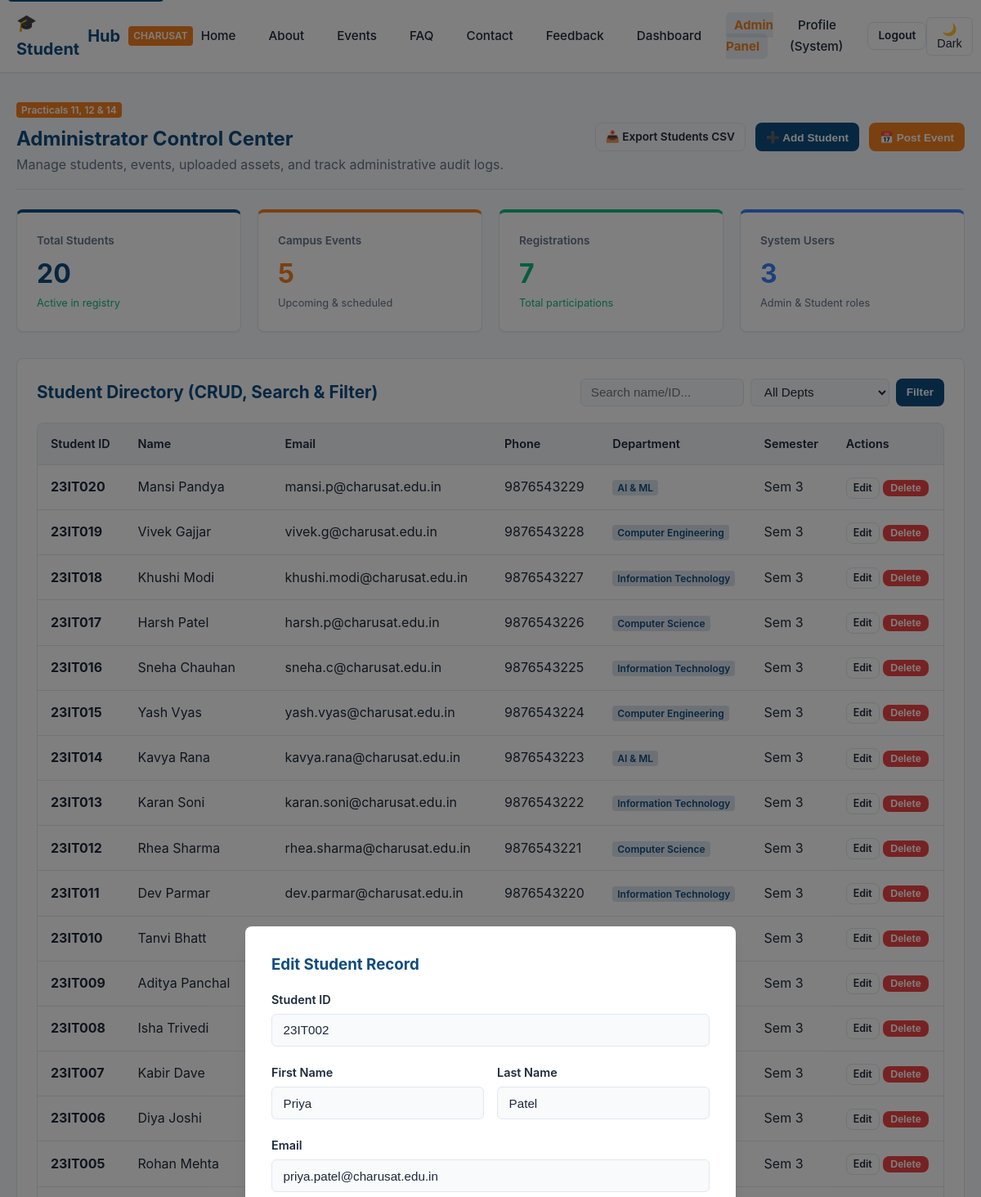
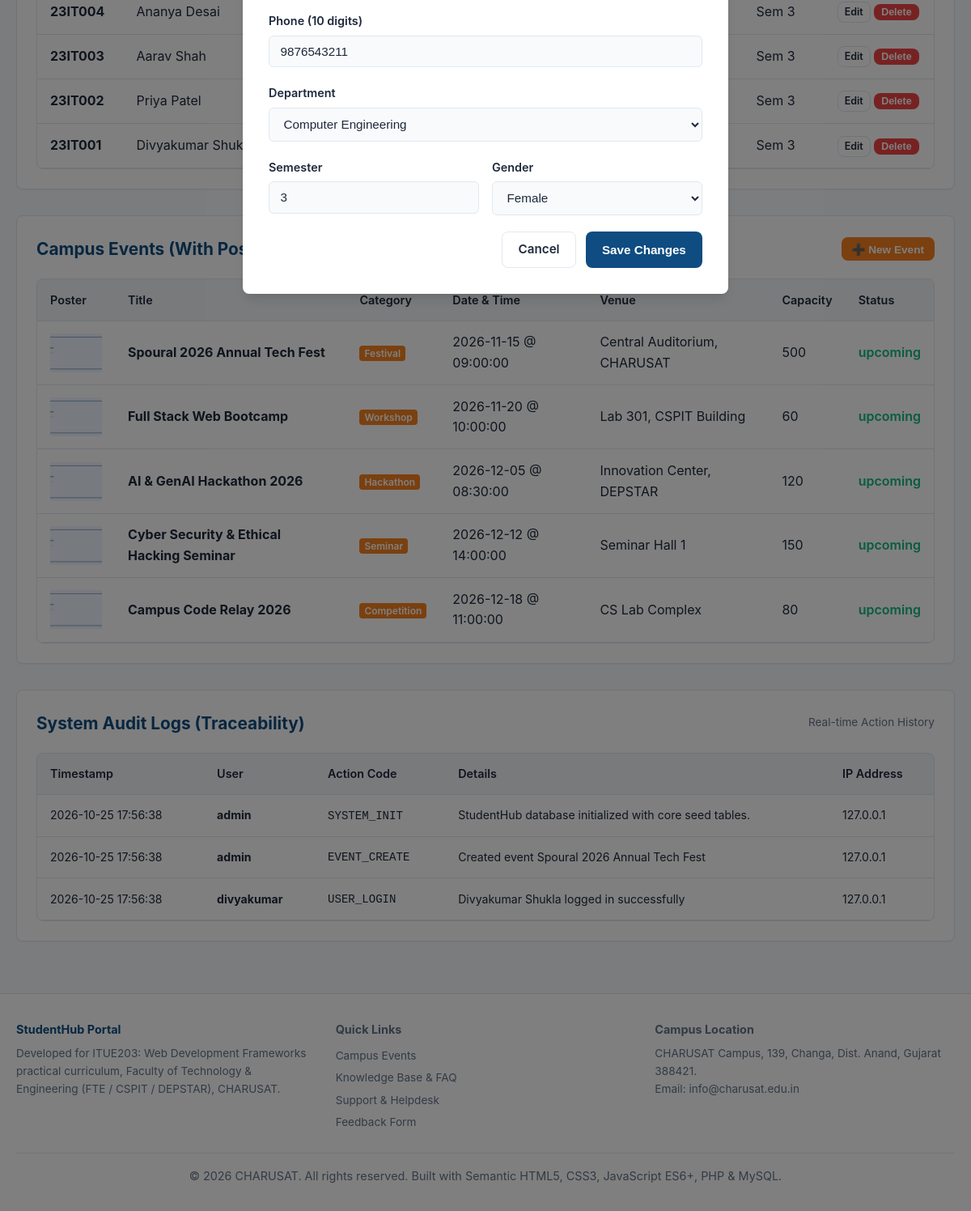
/admin.php?edit_student=2 (signed in), run on the app's committed database (2 pictures, top to bottom).
### tables this page shows
CREATE TABLE `students` (
  `id` INT AUTO_INCREMENT PRIMARY KEY,
  `user_id` INT NULL,
  `student_id` VARCHAR(20) NOT NULL UNIQUE,
  `first_name` VARCHAR(50) NOT NULL,
  `last_name` VARCHAR(50) NOT NULL,
  `email` VARCHAR(100) NOT NULL UNIQUE,
  `phone` VARCHAR(15) NOT NULL,
  `department` VARCHAR(50) NOT NULL,
  `semester` INT NOT NULL DEFAULT 3,
  `gender` ENUM('Male', 'Female', 'Other') NOT NULL,
  `status` ENUM('active', 'inactive', 'deleted') NOT NULL DEFAULT 'active',
  `created_at` TIMESTAMP DEFAULT CURRENT_TIMESTAMP,
  `updated_at` TIMESTAMP DEFAULT CURRENT_TIMESTAMP ON UPDATE CURRENT_TIMESTAMP,
  CONSTRAINT `fk_students_user` FOREIGN KEY (`user_id`) REFERENCES `users` (`id`) ON DELETE SET NULL
);

CREATE TABLE `events` (
  `id` INT AUTO_INCREMENT PRIMARY KEY,
  `title` VARCHAR(150) NOT NULL,
  `category` VARCHAR(50) NOT NULL,
  `description` TEXT NOT NULL,
  `event_date` DATE NOT NULL,
  `event_time` TIME NOT NULL,
  `venue` VARCHAR(100) NOT NULL,
  `poster_image` VARCHAR(255) DEFAULT 'default_event.jpg',
  `capacity` INT NOT NULL DEFAULT 100,
  `status` ENUM('upcoming', 'completed', 'cancelled') NOT NULL DEFAULT 'upcoming',
  `created_by` INT NULL,
  `created_at` TIMESTAMP DEFAULT CURRENT_TIMESTAMP,
  `updated_at` TIMESTAMP DEFAULT CURRENT_TIMESTAMP ON UPDATE CURRENT_TIMESTAMP,
  CONSTRAINT `fk_events_created_by` FOREIGN KEY (`created_by`) REFERENCES `users` (`id`) ON DELETE SET NULL
);

CREATE TABLE `audit_logs` (
  `id` INT AUTO_INCREMENT PRIMARY KEY,
  `user_id` INT NULL,
  `action` VARCHAR(100) NOT NULL,
  `details` TEXT NULL,
  `ip_address` VARCHAR(45) NULL,
  `created_at` TIMESTAMP DEFAULT CURRENT_TIMESTAMP,
  CONSTRAINT `fk_audit_user` FOREIGN KEY (`user_id`) REFERENCES `users` (`id`) ON DELETE SET NULL
);

CREATE TABLE `users` (
  `id` INT AUTO_INCREMENT PRIMARY KEY,
  `username` VARCHAR(50) NOT NULL UNIQUE,
  `email` VARCHAR(100) NOT NULL UNIQUE,
  `password` VARCHAR(255) NOT NULL,
  `role` ENUM('admin', 'student') NOT NULL DEFAULT 'student',
  `full_name` VARCHAR(100) NOT NULL,
  `status` ENUM('active', 'inactive') NOT NULL DEFAULT 'active',
  `last_login` DATETIME NULL,
  `created_at` TIMESTAMP DEFAULT CURRENT_TIMESTAMP,
  `updated_at` TIMESTAMP DEFAULT CURRENT_TIMESTAMP ON UPDATE CURRENT_TIMESTAMP
);

### includes/db.php (called while the page is built, shortened)
<?php
if (class_exists('mysqli')) {
    $conn = @new mysqli(DB_HOST, DB_USER, DB_PASS, DB_NAME, DB_PORT);
    if ($conn->connect_error) {
        error_log("StudentHub DB Connection Error: " . $conn->connect_error);
    } else {
        $db_connected = true;
    }
} else {
    error_log('StudentHub requires the PHP mysqli extension. Enable mysqli in php.ini.');
}
?>

### admin.php (the view, shortened to what this page needs)
<?php
require_once __DIR__ . '/includes/db.php';
$stats = ['students' => 20, 'events' => 5, 'registrations' => 7, 'users' => 3];
$student_list = [];
$event_list = [];
$audit_list = [];
if ($db_connected) {
    $res = $conn->query("SELECT COUNT(*) AS c FROM students WHERE status != 'deleted'");
    if ($res) $stats['students'] = $res->fetch_assoc()['c'];
    $res = $conn->query("SELECT COUNT(*) AS c FROM events");
    if ($res) $stats['events'] = $res->fetch_assoc()['c'];
    $res = $conn->query("SELECT COUNT(*) AS c FROM registrations");
    if ($res) $stats['registrations'] = $res->fetch_assoc()['c'];
    $res = $conn->query("SELECT COUNT(*) AS c FROM users");
    if ($res) $stats['users'] = $res->fetch_assoc()['c'];
    $sql = "SELECT * FROM students WHERE status != 'deleted'";
    $sql .= " ORDER BY id DESC LIMIT 50";
    $st_stmt = $conn->prepare($sql);
    $st_stmt->execute();
    $student_list = $st_stmt->get_result()->fetch_all(MYSQLI_ASSOC);
    $ev_res = $conn->query("SELECT * FROM events ORDER BY event_date ASC");
    if ($ev_res) $event_list = $ev_res->fetch_all(MYSQLI_ASSOC);
    $aud_res = $conn->query("SELECT a.*, u.username FROM audit_logs a LEFT JOIN users u ON a.user_id = u.id ORDER BY a.created_at DESC LIMIT 15");
    if ($aud_res) $audit_list = $aud_res->fetch_all(MYSQLI_ASSOC);
}
$edit_student = null;
if (isset($_GET['edit_student']) && $db_connected) {
    $edit_id = (int)$_GET['edit_student'];
    $edit_stmt = $conn->prepare("SELECT * FROM students WHERE id = ? AND status != 'deleted'");
    $edit_stmt->bind_param('i', $edit_id);
    $edit_stmt->execute();
    $edit_student = $edit_stmt->get_result()->fetch_assoc();
}
require_once __DIR__ . '/includes/header.php';
?>
<section style="margin-bottom: 2rem;">
  <div style="display: flex; justify-content: space-between; align-items: center; flex-wrap: wrap; gap: 1rem; margin-bottom: 1.5rem; border-bottom: 1px solid var(--border-color); padding-bottom: 1rem;">
    <div>
      <span class="brand-badge" style="background: var(--secondary-color);">Practicals 11, 12 & 14</span>
      <h1 style="color: var(--primary-color); margin-top: 0.25rem;">Administrator Control Center</h1>
      <p style="color: var(--text-muted);">Manage students, events, uploaded assets, and track administrative audit logs.</p>
    </div>
    <div style="display: flex; gap: 0.75rem;">
      <a href="admin.php?action=export_students" class="btn btn-outline btn-sm">📥 Export Students CSV</a>
      <button class="btn btn-primary btn-sm" onclick="openModal('addStudentModal')">➕ Add Student</button>
      <button class="btn btn-secondary btn-sm" onclick="openModal('addEventModal')">📅 Post Event</button>
    </div>
  </div>
  <div style="display: grid; grid-template-columns: repeat(auto-fit, minmax(220px, 1fr)); gap: 1.25rem; margin-bottom: 2rem;">
    <div class="card" style="border-top: 4px solid var(--primary-color);">
      <div style="color: var(--text-muted); font-size: 0.85rem; font-weight: 600;">Total Students</div>
      <div style="font-size: 2rem; font-weight: 700; color: var(--primary-color); margin-top: 0.25rem;"><?php echo $stats['students']; ?></div>
      <div style="font-size: 0.8rem; color: var(--accent-color);">Active in registry</div>
    </div>
    <div class="card" style="border-top: 4px solid var(--secondary-color);">
      <div style="color: var(--text-muted); font-size: 0.85rem; font-weight: 600;">Campus Events</div>
      <div style="font-size: 2rem; font-weight: 700; color: var(--secondary-color); margin-top: 0.25rem;"><?php echo $stats['events']; ?></div>
      <div style="font-size: 0.8rem; color: var(--text-muted);">Upcoming & scheduled</div>
    </div>
    <div class="card" style="border-top: 4px solid var(--accent-color);">
      <div style="color: var(--text-muted); font-size: 0.85rem; font-weight: 600;">Registrations</div>
      <div style="font-size: 2rem; font-weight: 700; color: var(--accent-color); margin-top: 0.25rem;"><?php echo $stats['registrations']; ?></div>
      <div style="font-size: 0.8rem; color: var(--accent-color);">Total participations</div>
    </div>
    <div class="card" style="border-top: 4px solid var(--info-color);">
      <div style="color: var(--text-muted); font-size: 0.85rem; font-weight: 600;">System Users</div>
      <div style="font-size: 2rem; font-weight: 700; color: var(--info-color); margin-top: 0.25rem;"><?php echo $stats['users']; ?></div>
      <div style="font-size: 0.8rem; color: var(--text-muted);">Admin & Student roles</div>
    </div>
  </div>
  <div class="card" style="margin-bottom: 2rem;">
    <div style="display: flex; justify-content: space-between; align-items: center; flex-wrap: wrap; gap: 1rem; margin-bottom: 1.25rem;">
      <h2 style="font-size: 1.3rem; color: var(--primary-color);">Student Directory (CRUD, Search & Filter)</h2>
      <form method="GET" action="admin.php" style="display: flex; gap: 0.5rem; flex-wrap: wrap;">
        <input type="text" name="st_search" class="form-control" style="width: 200px; padding: 0.4rem 0.75rem;" placeholder="Search name/ID..." value="<?php echo htmlspecialchars($_GET['st_search'] ?? ''); ?>">
        <select name="st_dept" class="form-control" style="width: 170px; padding: 0.4rem 0.75rem;">
          <option value="all">All Depts</option>
        </select>
        <button type="submit" class="btn btn-primary btn-sm">Filter</button>
      </form>
    </div>
    <div class="table-responsive">
      <table class="table">
        <thead>
          <tr>
            <th>Student ID</th>
            <th>Name</th>
            <th>Email</th>
            <th>Phone</th>
            <th>Department</th>
            <th>Semester</th>
            <th>Actions</th>
          </tr>
        </thead>
        <tbody>
          <?php if (empty($student_list)): ?>
            <tr><td colspan="7" style="text-align:center; color:var(--text-muted);">No student records found.</td></tr>
          <?php else: ?>
            <?php foreach ($student_list as $st): ?>
              <tr>
                <td><strong><?php echo htmlspecialchars($st['student_id']); ?></strong></td>
                <td><?php echo htmlspecialchars($st['first_name'] . ' ' . $st['last_name']); ?></td>
                <td><?php echo htmlspecialchars($st['email']); ?></td>
                <td><?php echo htmlspecialchars($st['phone']); ?></td>
                <td><span class="brand-badge" style="background: rgba(15,76,129,0.15); color: var(--primary-color);"><?php echo htmlspecialchars($st['department']); ?></span></td>
                <td>Sem <?php echo htmlspecialchars($st['semester']); ?></td>
                <td>
                  <a class="btn btn-outline btn-sm" style="padding:2px 8px;font-size:.78rem;" href="admin.php?edit_student=<?php echo (int)$st['id']; ?>">Edit</a>
                  <form method="POST" action="admin.php" onsubmit="return confirm('Confirm deleting student <?php echo htmlspecialchars($st['student_id']); ?>?');" style="display:inline;">
                    <button type="submit" class="btn btn-danger btn-sm" style="padding: 2px 8px; font-size: 0.78rem;">Delete</button>
                  </form>
                </td>
              </tr>
            <?php endforeach; ?>
          <?php endif; ?>
        </tbody>
      </table>
    </div>
  </div>
  <div class="card" style="margin-bottom: 2rem;">
    <div style="display: flex; justify-content: space-between; align-items: center; margin-bottom: 1.25rem;">
      <h2 style="font-size: 1.3rem; color: var(--primary-color);">Campus Events (With Poster Validation)</h2>
      <button class="btn btn-secondary btn-sm" onclick="openModal('addEventModal')">➕ New Event</button>
    </div>
    <div class="table-responsive">
      <table class="table">
        <thead>
          <tr>
            <th>Poster</th>
            <th>Title</th>
            <th>Category</th>
            <th>Date & Time</th>
            <th>Venue</th>
            <th>Capacity</th>
            <th>Status</th>
          </tr>
        </thead>
        <tbody>
          <?php foreach ($event_list as $ev): ?>
            <tr>
              <td>
                <div style="width: 64px; height: 48px; border-radius: 4px; background: #e2e8f0; display:flex; align-items:center; justify-content:center; overflow:hidden;">
                  <img src="<?php echo htmlspecialchars((!empty($ev['poster_image']) && file_exists(__DIR__ . '/assets/uploads/' . basename($ev['poster_image'])) ? 'assets/uploads/' . basename($ev['poster_image']) : 'assets/images/default_event.jpg')); ?>" alt="Event poster" style="width:100%;height:100%;object-fit:cover;" onerror="this.onerror=null;this.src='assets/images/default_event.jpg';">
                </div>
              </td>
              <td><strong><?php echo htmlspecialchars($ev['title']); ?></strong></td>
              <td><span class="brand-badge"><?php echo htmlspecialchars($ev['category']); ?></span></td>
              <td><?php echo htmlspecialchars($ev['event_date']); ?> @ <?php echo htmlspecialchars($ev['event_time']); ?></td>
              <td><?php echo htmlspecialchars($ev['venue']); ?></td>
              <td><?php echo htmlspecialchars($ev['capacity']); ?></td>
              <td><span style="color: var(--accent-color); font-weight:600;"><?php echo htmlspecialchars($ev['status']); ?></span></td>
            </tr>
          <?php endforeach; ?>
        </tbody>
      </table>
    </div>
  </div>
  <div class="card">
    <div style="display: flex; justify-content: space-between; align-items: center; margin-bottom: 1.25rem;">
      <h2 style="font-size: 1.3rem; color: var(--primary-color);">System Audit Logs (Traceability)</h2>
      <span style="font-size: 0.85rem; color: var(--text-muted);">Real-time Action History</span>
    </div>
    <div class="table-responsive">
      <table class="table" style="font-size: 0.88rem;">
        <thead>
          <tr>
            <th>Timestamp</th>
            <th>User</th>
            <th>Action Code</th>
            <th>Details</th>
            <th>IP Address</th>
          </tr>
        </thead>
        <tbody>
          <?php foreach ($audit_list as $log): ?>
            <tr>
              <td><?php echo htmlspecialchars($log['created_at']); ?></td>
              <td><strong><?php echo htmlspecialchars($log['username'] ?? 'System'); ?></strong></td>
              <td><code><?php echo htmlspecialchars($log['action']); ?></code></td>
              <td><?php echo htmlspecialchars($log['details']); ?></td>
              <td><?php echo htmlspecialchars($log['ip_address']); ?></td>
            </tr>
          <?php endforeach; ?>
        </tbody>
      </table>
    </div>
  </div>
</section>
<?php if ($edit_student): ?>
<div id="editStudentModal" class="modal-backdrop" style="display:flex;">
 <div class="modal-content" style="max-width:600px; max-height:90vh; overflow:auto;">
  <h3 style="color:var(--primary-color);margin-bottom:1rem;">Edit Student Record</h3>
  <form method="POST" action="admin.php">
   <div class="form-group"><label class="form-label">Student ID</label><input class="form-control" name="student_id" required value="<?php echo htmlspecialchars($edit_student['student_id']); ?>"></div>
   <div style="display:grid;grid-template-columns:1fr 1fr;gap:1rem;">
    <div class="form-group"><label class="form-label">First Name</label><input class="form-control" name="first_name" required value="<?php echo htmlspecialchars($edit_student['first_name']); ?>"></div>
    <div class="form-group"><label class="form-label">Last Name</label><input class="form-control" name="last_name" required value="<?php echo htmlspecialchars($edit_student['last_name']); ?>"></div>
   </div>
   <div class="form-group"><label class="form-label">Email</label><input type="email" class="form-control" name="email" required value="<?php echo htmlspecialchars($edit_student['email']); ?>"></div>
   <div class="form-group"><label class="form-label">Phone (10 digits)</label><input class="form-control" name="phone" required pattern="[0-9]{10}" value="<?php echo htmlspecialchars($edit_student['phone']); ?>"></div>
   <div class="form-group"><label class="form-label">Department</label><select class="form-control" name="department"><option>Computer Engineering</option></select></div>
   <div style="display:grid;grid-template-columns:1fr 1fr;gap:1rem;">
    <div class="form-group"><label class="form-label">Semester</label><input type="number" min="1" max="8" class="form-control" name="semester" required value="<?php echo (int)$edit_student['semester']; ?>"></div>
    <div class="form-group"><label class="form-label">Gender</label><select class="form-control" name="gender"><option <?php echo $edit_student['gender']==='Female'?'selected':''; ?>>Female</option></select></div>
   </div>
   <div style="display:flex;justify-content:flex-end;gap:.75rem;"><a class="btn btn-outline" href="admin.php">Cancel</a><button class="btn btn-primary" type="submit">Save Changes</button></div>
  </form>
 </div>
</div>
<?php endif; ?>
<?php require_once __DIR__ . '/includes/footer.php'; ?>

### data on the page
students: student "23IT020", first_name+last_name "Mansi Pandya", email "mansi.p@charusat.edu.in", phone "9876543229", department "AI & ML", semester "3"
students: student "23IT019", first_name+last_name "Vivek Gajjar", email "vivek.g@charusat.edu.in", phone "9876543228", department "Computer Engineering", semester "3"
students: student "23IT018", first_name+last_name "Khushi Modi", email "khushi.modi@charusat.edu.in", phone "9876543227", department "Information Technology", semester "3"
students: student "23IT017", first_name+last_name "Harsh Patel", email "harsh.p@charusat.edu.in", phone "9876543226", department "Computer Science", semester "3"
students: student "23IT016", first_name+last_name "Sneha Chauhan", email "sneha.c@charusat.edu.in", phone "9876543225", department "Information Technology", semester "3"
students: student "23IT015", first_name+last_name "Yash Vyas", email "yash.vyas@charusat.edu.in", phone "9876543224", department "Computer Engineering", semester "3"
students: student "23IT014", first_name+last_name "Kavya Rana", email "kavya.rana@charusat.edu.in", phone "9876543223", department "AI & ML", semester "3"
students: student "23IT013", first_name+last_name "Karan Soni", email "karan.soni@charusat.edu.in", phone "9876543222", department "Information Technology", semester "3"
students: student "23IT012", first_name+last_name "Rhea Sharma", email "rhea.sharma@charusat.edu.in", phone "9876543221", department "Computer Science", semester "3"
students: student "23IT011", first_name+last_name "Dev Parmar", email "dev.parmar@charusat.edu.in", phone "9876543220", department "Information Technology", semester "3"
students: student "23IT010", first_name+last_name "Tanvi Bhatt", semester "3"
students: student "23IT009", first_name+last_name "Aditya Panchal", semester "3"
students: student "23IT008", first_name+last_name "Isha Trivedi", semester "3"
students: student "23IT007", first_name+last_name "Kabir Dave", semester "3"
students: student "23IT006", first_name+last_name "Diya Joshi", semester "3"
students: student "23IT005", first_name+last_name "Rohan Mehta", semester "3"
students: student "23IT004", first_name+last_name "Ananya Desai", semester "3"
students: student "23IT003", first_name+last_name "Aarav Shah", semester "3"
students: student "23IT002", first_name+last_name "Priya Patel", semester "3", student_id "23IT002", first_name "Priya", last_name "Patel", email "priya.patel@charusat.edu.in", phone "9876543211", gender "Female"
students: student "23IT001", first_name+last_name "Divyakumar Shukla", semester "3"
events: title "Spoural 2026 Annual Tech Fest", category "Festival", event_date "2026-11-15", event_time "09:00:00", venue "Central Auditorium, CHARUSAT", capacity "500", status "upcoming"
events: title "Full Stack Web Bootcamp", category "Workshop", event_date "2026-11-20", event_time "10:00:00", venue "Lab 301, CSPIT Building", capacity "60", status "upcoming"
events: title "AI & GenAI Hackathon 2026", category "Hackathon", event_date "2026-12-05", event_time "08:30:00", venue "Innovation Center, DEPSTAR", capacity "120", status "upcoming"
events: title "Cyber Security & Ethical Hacking Seminar", category "Seminar", event_date "2026-12-12", event_time "14:00:00", venue "Seminar Hall 1", capacity "150", status "upcoming"
events: title "Campus Code Relay 2026", category "Competition", event_date "2026-12-18", event_time "11:00:00", venue "CS Lab Complex", capacity "80", status "upcoming"
audit_logs: created_at "2026-10-25 17:56:38", user.username "admin", action "SYSTEM_INIT", details "StudentHub database initialized with core seed tables.", ip_address "127.0.0.1"
audit_logs: created_at "2026-10-25 17:56:38", user.username "admin", action "EVENT_CREATE", details "Created event Spoural 2026 Annual Tech Fest", ip_address "127.0.0.1"
audit_logs: created_at "2026-10-25 17:56:38", user.username "divyakumar", action "USER_LOGIN", details "Divyakumar Shukla logged in successfully", ip_address "127.0.0.1"

### other printed values
explode(' ', $user_name)[0] "System"
$stats['students'] "20"
$stats['events'] "5"
$stats['registrations'] "7"
$stats['users'] "3"
